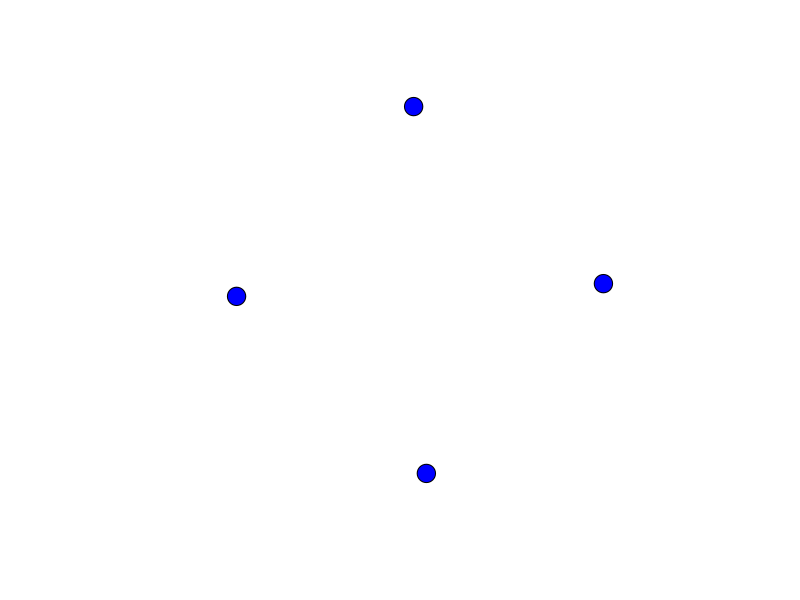

Here is the R script that generated this plot:

# commencer par creer un jeu de donnees virtuel de petite taille
n = 4
ncol = 4*4+3
MatIndiv = matrix(0, nrow=n, ncol=ncol)

MatIndiv[1, ] = c(10,10,0,0,40,50,0,0,80,80,0,0,110,120,0,0,2,1,1)
MatIndiv[2, ] = c(10,20,0,0,60,60,0,0,80,80,0,0,120,130,0,0,2,1,2)
MatIndiv[3, ] = c(20,20,0,0,50,60,0,0,80,80,0,0,110,120,0,0,2,1,3)
MatIndiv[4, ] = c(10,20,0,0,50,60,0,0,80,80,0,0,110,120,0,0,2,2,4)


# compte le nombre d'enfants virtuels de meme genotype que l'enfant de reference
# in : enfants virtuels (matrice avec un genotype sur chaque ligne), genotype de l'enfant (vecteur)
# out : le nombre d'enfants virtuels correspondant
comparerEnf = function(EnfVirt, Enf){
  
  # attention : on pensera a trier les vecteurs avant de les comparer
  EnfTri = sort(Enf)
  nb = 0
  
  for (i in 1:nrow(EnfVirt)) {
    EnfVirt_Tri = sort(EnfVirt[i,])
    
    if (sum(abs(EnfTri - EnfVirt_Tri)) == 0) {
      nb = nb + 1 
    } 
  }
  return(nb)
}


# genere la liste des enfants virtuels a partir du genotype des parents pour le schema 2x-2x
# in : genotype des parents (vecteurs de taille 2)
# out : liste des enfants virtuels (matrice de 4 lignes et 2 colonnes)
genererEnfVirt22 = function(GenP1s, GenP2s){

  # creer les 4 enfants virtuels pour le schema 2x-2x
  # x <- c(10,20)
  # y <- c(30,40)
  # d1 <- expand.grid(x = x, y = y)
  
  EnfVirt = expand.grid(x = GenP1s, y = GenP2s)
  return(as.matrix(EnfVirt))
}


# calcul de la proba d'un lien entre deux parents et un enfant
# in : infos genetiques sur les deux parents et l'enfant (vecteurs de taille 17 : genotypes 4x4 + ploidie)
# out : proba du lien
calculerProbaLien = function(GenP1, GenP2, GenE){
  
  # traiter seulement 2x-2x dans un premier temps (recuperer les ploidies et rentrer seulement si toutes sont egales a 2)
  plo1 = GenP1[17]
  plo2 = GenP2[17]
  ploE = GenE[17]
  
  if (plo1==2 & plo2==2 & ploE==2) {
    p = 1
    # boucler sur les 4 signaux en multipliant p par la nouvelle proba
    # a chaque boucle :
    # creer des vecteurs de taille 2 avec les alleles des parents et de l'enfant sur le signal
    # generer les enfants virtuels du croisement, comparer avec l'enfant et deduire la proba
    
    for (s in 1:4) {
      GenP1S = GenP1[(4*(s-1)+1):(4*s)]
      GenP2S = GenP2[(4*(s-1)+1):(4*s)]
      GenES = GenE[(4*(s-1)+1):(4*s)]
      G1 = GenP1S[1:2]
      G2 = GenP2S[1:2]
      GE = GenES[1:2]
      
      EnfVirt = genererEnfVirt22(G1,G2)
      nb = comparerEnf(EnfVirt, GE)
      p = p*nb/4
    }
  }

  return(p)
}


# construire pour un enfant la matrice des probas associee a tous les couples de parents potentiels
# in : numero de l'enfant
# out : matrice des probas (n lignes et n colonnes)
calculerProbasParents = function(e){
  MatProbasParents = matrix(0, nrow=n, ncol=n)
  
  # recuperer en amont la generation de l'enfant
  # double boucle sur les parents
    # ne rentrer que si le couple est envisageable (parents distincts de l'enfant, anterieurs, ...)
    # calculer la proba du lien a l'aide des infos genetiques des parents et de l'enfant
  # penser a renormaliser
  
  for (i in 1:n) {
    for (j in 1:n) {
      if (i<j & i!=e[19] &  j!=e[19] & e[18]>MatIndiv[i, 18] & e[18]>MatIndiv[j, 18]) {
        MatProbasParents[i,j] = calculerProbaLien(MatIndiv[i, ],MatIndiv[j, ],e)
      } 
    }
  }
  s = sum(MatProbasParents)
  if (s != 0){
    MatProbasParents = MatProbasParents/s
  }
  return(MatProbasParents)
}


# pour un enfant, recherche du couple de parents le plus probable
# in : numero de l'enfant
# out : couple de parents le plus probable (vecteur de taille 4 : enfant/parent 1/parent 2/log-proba du lien)
recupParentsMax = function(e){
  
  ParentsMax = c(e[19],0,0,0)
  
  # calculer la matrice des probas pour tous les couples associes a l'enfant e
  MatProbasParents = calculerProbasParents(e)
  pmax = max(MatProbasParents)
  
  if (pmax != 0){
    IndMax = which(MatProbasParents == pmax, arr.ind = TRUE)
    
    ParentsMax[4] = log(pmax)
    ParentsMax[2] = round(IndMax[1])
    ParentsMax[3] = round(IndMax[2])
  }
    
  # par convention : mettre 0-0 pour les parents si toutes les probas sont nulles, et 0 dans la case log-proba
  return(ParentsMax)
}


# construire la genealogie de plus grande proba associee a la matrice des individus
# in : rien
# out : genealogie la plus probable (matrice de n lignes et 4 colonnes) munie de la log-vraisemblance
construireGen = function(){
  Gen = matrix(0, nrow=n, ncol=4)
  
  # boucler sur les individus
    # chercher le couple le plus probable pour l'individu courant
  # empiler le resultat
  
  for (i in 1:n) {
    Gen[i,] = recupParentsMax(MatIndiv[i, ])
      } 
  return(list(Gen = Gen, lLik = sum(Gen[, 4])))
}


# representation graphique de la genealogie a l'aide de igraph (noeuds = individus, fleches = liens)
# in : genealogie (matrice de n lignes et 4 colonnes)
# out : rien
# https://f.hypotheses.org/wp-content/blogs.dir/2996/files/2017/02/visualiseR.pdf

couleur = rainbow(5, alpha=.5) #  5 couleurs chaudes, transparent



representerGen = function(GenMax){
  nrel = nrow(GenMax$Gen)
  
  # jouer sur les couleurs, les formes, ...
  Grp = graph.empty(directed=TRUE) + vertices(GenMax$Gen[, 1], color="blue", shape="circle", size=10, label.cex=0.7, label.color="blue")
  
  # ajouter les fleches munies d'une approximation de la proba du lien a 3 ou 4 chiffres
  # for (i in 1:n){
  #   Grp = Grp +
  # }
  
  
  plot(Grp)
}


library("igraph")
GenMax = construireGen()
representerGen(GenMax)


